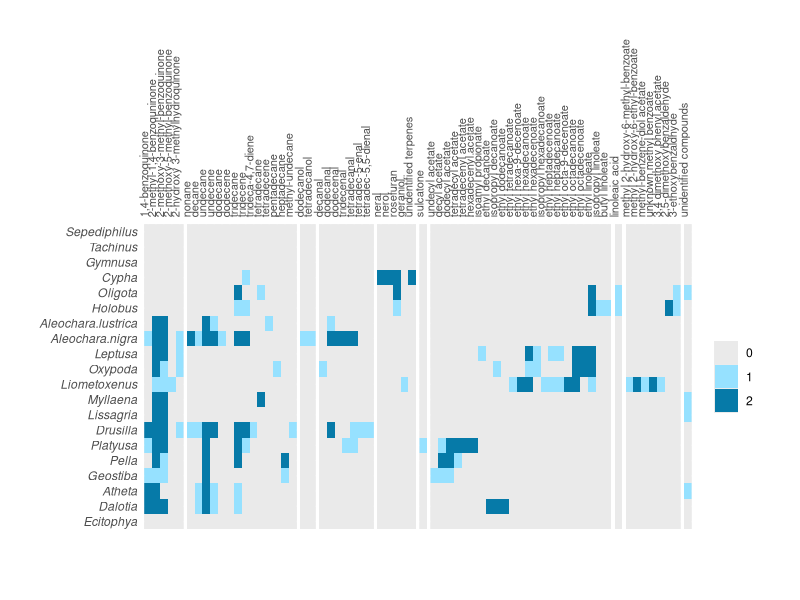

Write R code to recreate this figure.
########################
## chemical heat map ##
#######################
library(reshape2)
library(ggplot2)
library(patchwork)
library(grid)


chem<- read.table("PA_chemical_compounds_staphs_AB_TN_3.txt",
                  sep="\t", header=T)
head(chem)

chem$chemical_group<-factor(chem$chemical_group, 
                            levels=c("BQs","alkane_alkenes","alcohol","aldehydes",
                                     "terpenes","ketones",
                                     "aliphatic esters",
                                     "fatty acid",
                                     "aromatics","unidentified compounds"))

chem$chemical_group

chem2<-melt(chem,id.vars = c("chemical","chem_order","chemical_group"))
head(chem2)

chem2$variable<-factor(chem2$variable, levels=rev(unique(chem2$variable)))


chem2 <- chem2[order(as.numeric(chem2$chem_order),chem2$chemical ), ]
chem2$chemical <- factor(chem2$chemical , levels = unique(chem2$chemical))

ggplot(chem2, aes(x=variable, y=chemical, fill=as.factor(value)))+
  geom_tile(color=NA) +theme_bw() + coord_flip(expand = FALSE) +
  scale_fill_manual(values=c("#EAEAEA","#96E1FF","#067AA8"))+
  scale_y_discrete(position = "right",expand = c(0,0))+ 
  scale_x_discrete(expand = c(0,0))+theme_grey()+
  theme(plot.background = element_rect(fill = "transparent", colour = NA),legend.title = element_blank(), 
        axis.title = element_blank(),
        axis.text.x = element_text(angle=90,hjust=0, size=8),
        plot.margin = unit(c(1,1,1.8,1), "cm"),axis.ticks.x = element_blank(),
        axis.ticks.y = element_blank(),
        axis.text.y = element_text(face="italic"),
        strip.background = element_blank(),
        strip.text.x = element_blank(),
        panel.spacing = unit(0.8, "mm"),) +
  facet_grid(~chemical_group,scales = "free", space="free")
